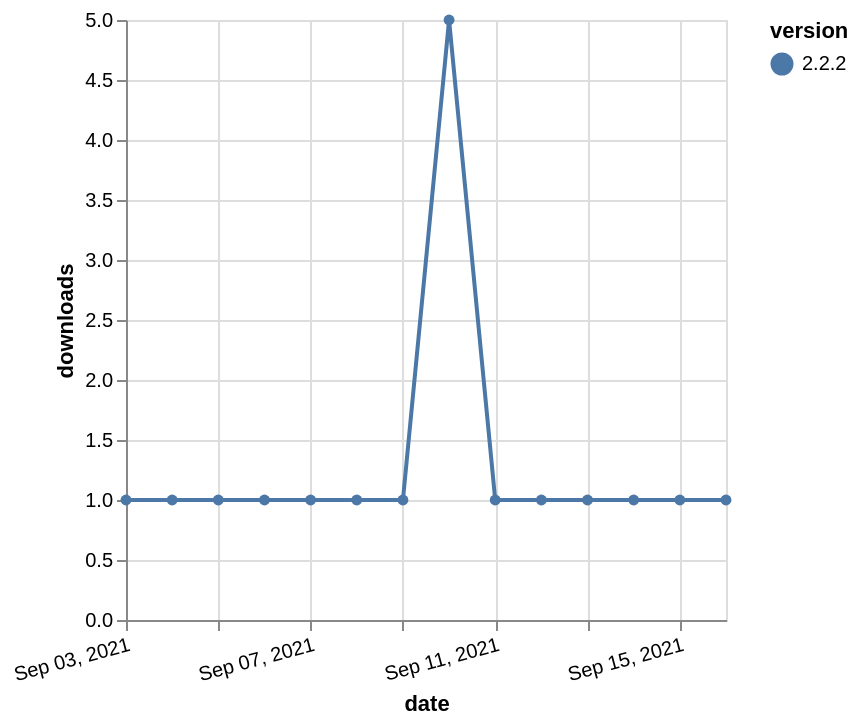

Vega-Lite specification for this chart:
### Vega-Lite specification from a JSON file in a GitHub repository (floating-point values rounded to 4 significant figures)
{"$schema": "https://vega.github.io/schema/vega-lite/v5.json", "description": "A simple bar chart with embedded data.", "data": {"values": [{"date": "2021-09-03", "total": 261, "delta": 1, "version": "2.2.2"}, {"date": "2021-09-04", "total": 262, "delta": 1, "version": "2.2.2"}, {"date": "2021-09-05", "total": 263, "delta": 1, "version": "2.2.2"}, {"date": "2021-09-06", "total": 264, "delta": 1, "version": "2.2.2"}, {"date": "2021-09-07", "total": 265, "delta": 1, "version": "2.2.2"}, {"date": "2021-09-08", "total": 266, "delta": 1, "version": "2.2.2"}, {"date": "2021-09-09", "total": 267, "delta": 1, "version": "2.2.2"}, {"date": "2021-09-10", "total": 272, "delta": 5, "version": "2.2.2"}, {"date": "2021-09-11", "total": 273, "delta": 1, "version": "2.2.2"}, {"date": "2021-09-12", "total": 274, "delta": 1, "version": "2.2.2"}, {"date": "2021-09-13", "total": 275, "delta": 1, "version": "2.2.2"}, {"date": "2021-09-14", "total": 276, "delta": 1, "version": "2.2.2"}, {"date": "2021-09-15", "total": 277, "delta": 1, "version": "2.2.2"}, {"date": "2021-09-16", "total": 278, "delta": 1, "version": "2.2.2"}]}, "width": "container", "mark": {"type": "line", "point": {"filled": true}}, "encoding": {"x": {"field": "date", "type": "temporal", "timeUnit": "yearmonthdate", "title": "date", "axis": {"labelAngle": -15}}, "y": {"field": "delta", "type": "quantitative", "title": "downloads"}, "color": {"field": "version", "type": "nominal"}, "tooltip": {"field": "delta"}}}
